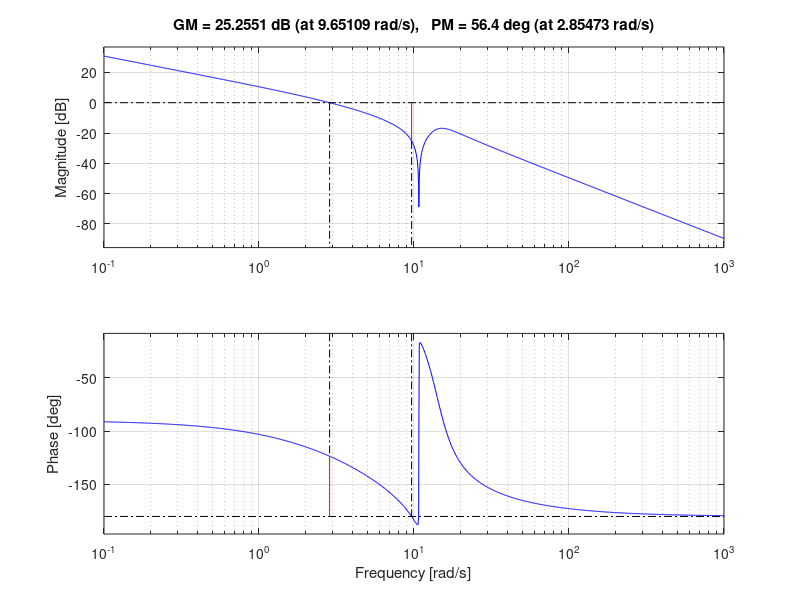
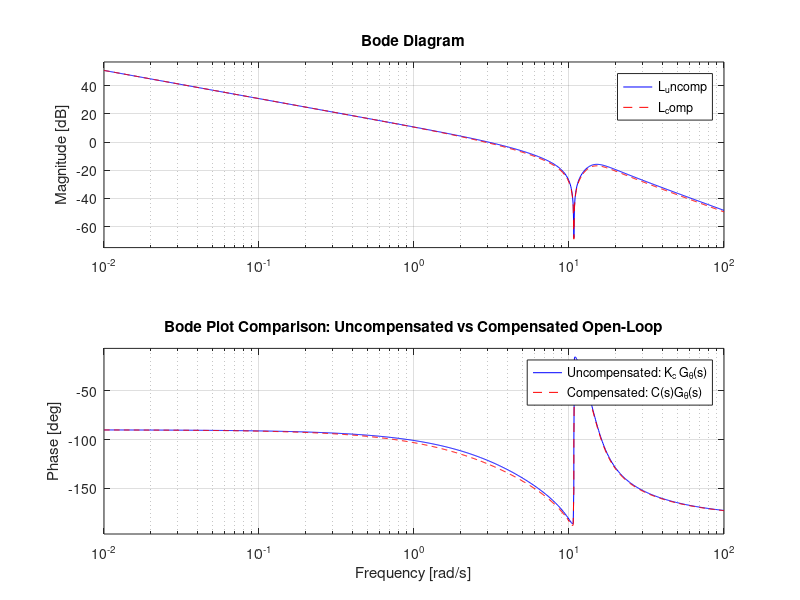

MATLAB code to generate these figures, in order:

clear; clc;
s = tf('s');
kd = 2.5;
kp = 30;
%% ------------------------------------------------
%  1. Define plant Gθ(s)
% ------------------------------------------------
Gtheta = (45*s^2 + 0.66*s + 5200) / (s^4 + 13*s^3 + 240*s^2 + 1250*s);


%% ------------------------------------------------
%  2. Choose desired closed-loop bandwidth
% ------------------------------------------------
w_target = 3;   % rad/s


%% ------------------------------------------------
%  3. Compute |G(jw)| and Kc
% ------------------------------------------------
[mag, ~] = bode(Gtheta, w_target);
mag = squeeze(mag);
Kc = 1 / mag;         % Gain to force crossover ≈ w_target

fprintf("Chosen proportional gain Kc = %.4f\n", Kc);


%% ------------------------------------------------
%  4. Compute current phase margin with Kc
% ------------------------------------------------
[GM, PM, wcg, wcp] = margin(Kc * Gtheta);

fprintf("Current Phase Margin (deg) = %.2f\n", PM);


%% ------------------------------------------------
%  5. Desired Phase Margin
% ------------------------------------------------
PM_des = 55;                        
phi_needed = PM_des - PM;           % phase differnce

fprintf("Required additional phase (deg) = %.2f\n", phi_needed);


%% ------------------------------------------------
%  6. Compute alpha using formula
% ------------------------------------------------
phi_rad = deg2rad(phi_needed);
alpha = (1 + sin(phi_rad)) / (1 - sin(phi_rad));

fprintf("Alpha = %.4f\n", alpha);


%% ------------------------------------------------
%  7. Find ωm  
% ------------------------------------------------
GdB = -10 * log10(alpha); 

w = logspace(-2, 2, 2000);
[magL, ~] = bode(Kc * Gtheta, w);
magL = squeeze(20 * log10(magL));

[~, idx] = min(abs(magL - GdB));
wm = w(idx);

fprintf("Chosen omega_m = %.4f rad/s\n", wm);


%% ------------------------------------------------
%  8. Compute T 
% ------------------------------------------------
T = 1 / (wm * sqrt(alpha));

fprintf("T = %.4f\n", T);


%% ------------------------------------------------
%  9. Build lead compensator
%    
% ------------------------------------------------
C_lead = (1 + alpha*T*s) / (1 + T*s);


%% ------------------------------------------------
%  10. Final controller 
%      
% ------------------------------------------------
C = Kc * C_lead;

%stability margins
L = C * Gtheta;      % open-loop transfer function

[GM, PM, wcg, wcp] = margin(L);
GM_dB = 20*log10(GM);

GM, GM_dB, PM, wcg, wcp

figure;
margin(L);
grid on


fprintf("\nFINAL CONTROLLER:\n");
C
disp(' ');

fprintf("Numerator coeffs:   [%.4f   1]\n", alpha*T);
fprintf("Denominator coeffs: [%.4f   1]\n", T);
% ---- Open-loop transfer functions -----------------------------
L_uncomp = Kc * Gtheta;      % Uncompensated open-loop
L_comp   = C * Gtheta;       % Compensated open-loop

% ---- Bode Plot ------------------------------------------------
figure;
bode(L_uncomp, 'b', L_comp, 'r--', {0.01, 100});
legend('Uncompensated: K_c G_\theta(s)', ...
       'Compensated: C(s)G_\theta(s)', ...
       'Location', 'best');
grid on;
title('Bode Plot Comparison: Uncompensated vs Compensated Open-Loop');
